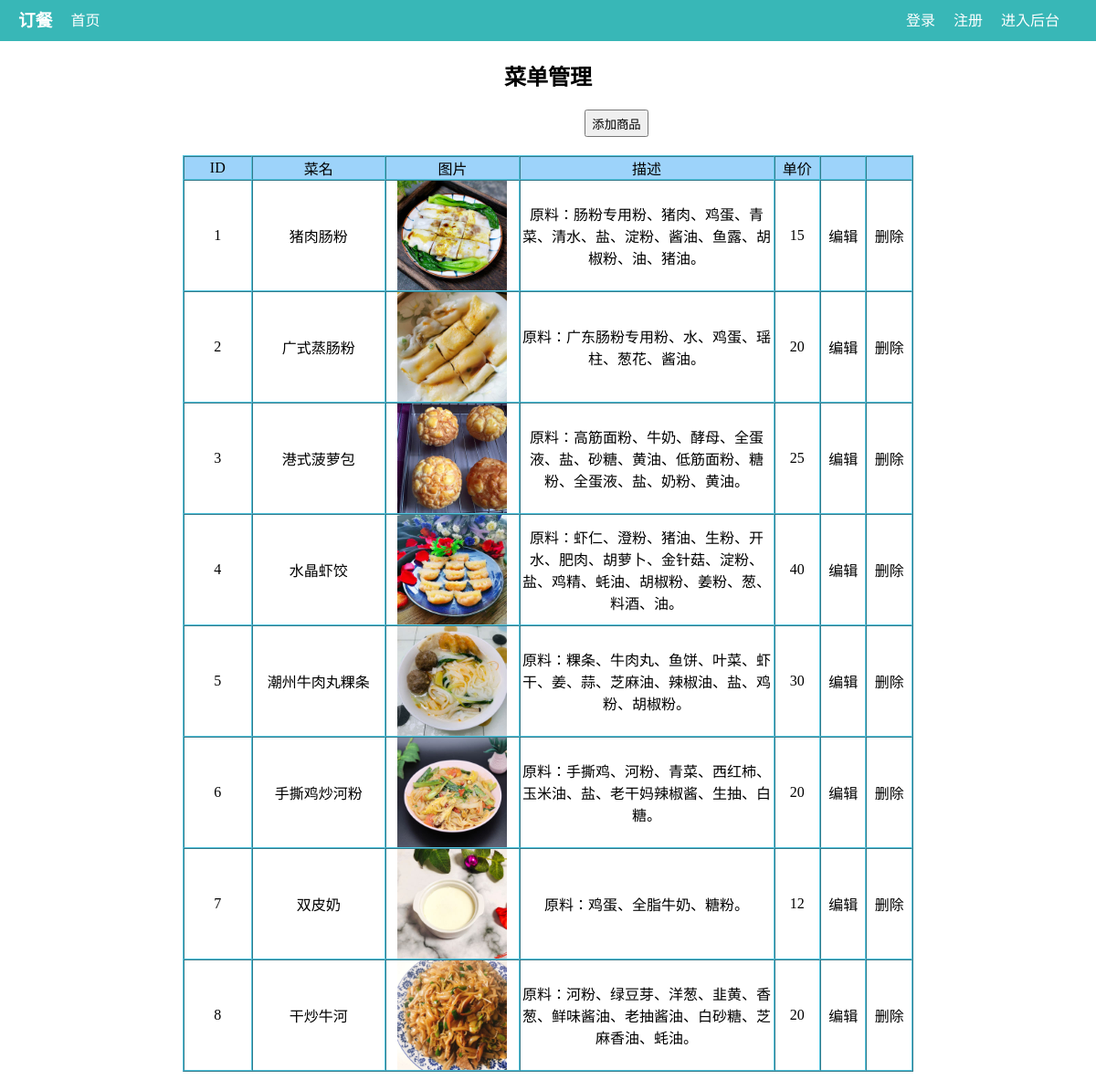
The app's page /menu_manage.php with its own data.
### tables this page shows
CREATE TABLE `food` (
  `id` int(4) NOT NULL auto_increment,
  `img_src` varchar(70) NOT NULL default '',
  `name` varchar(40)  NOT NULL default '',
  `introduce` varchar(100) NOT NULL default '',
  `price`  int(4) default NULL,
  PRIMARY KEY  (`id`)
);

### menu_manage.php (the view, shortened to what this page needs)
<?php
include('top.php');
?>
<h2 class='c'>菜单管理</h2>
<a class='k' href="food_add.php"><button >添加商品</button></a>
<table width="700" cellpadding="0" cellspacing="0"  border='1' class='c'>
    <tr class='t-f'>
        <td width="60">ID</td>
        <td width="120">菜名</td>
        <td width="120">图片</td>
        <td width="230">描述</td>
        <td width="40">单价</td>
        <td width="40"></td>
        <td width="40"></td>
    </tr>
    <?php
        $result = $conn->query("SELECT * FROM food ");
        while($a=$result->fetch_array(MYSQLI_ASSOC)){
    ?>
    <tr class='tu'>
        <td width="60"><?php echo $a["id"]?></td>
        <td width="120"><?php echo $a["name"]?></td>
        <td width="120"><img src="<?php echo $a['img_src']?>" alt=""></td>
        <td width="230"><?php echo $a["introduce"]?></td>
        <td width="40"><?php echo $a["price"]?></td>
        <td width="40" class='del'><a href="<?php echo "food_bianji.php?new=".$a['id'] ?>">编辑</a></td>
        <td width="40" class='del'><a href="<?php echo "del_menu.php?new=".$a['id'] ?>">删除</a></td>
    </tr>
    <?php
        }
    ?>
</table>

### top.php (shortened to what this page needs)
<div class='nav'>
  <ul class='nav-l'>
    <li class='w'><h3>订餐</h3></li>
    <li ><a class='w' href="index.php">首页</a></li>
  </ul>
  <ul class='nav-r'>
    <?php
        if(!isset($_SESSION['username']) && !isset($_SESSION['admin_name'])) { ?>
          <li ><a class='w' href="login.html">登录</a></li>
          <li ><a class='w' href="reg.html">注册</a></li>
          <li ><a class='w' href="login_admin.html">进入后台</a></li>
        <?php
        }
        ?>
  </ul>
</div>

### top.php (style rules this page uses)
* { margin:0; padding:0; }
a { text-decoration: none; color:black; }
.w { color:white; }
.nav { height:45px; background:#38B7B7; margin-bottom:20px; }
li { list-style:none; }
.nav li { line-height: 45px; float:left; }
.nav-l { float:left; margin-left:20px; }
.nav-l li { margin-right:20px; }
.nav-r { float:right; margin-right:20px; }
.nav-r li { margin-right:20px; }

### menu_manage.php (style rules this page uses)
.c { text-align:center; }
table { width:800px; margin:20px auto; border-color:#52C3DD; }
table img { width:120px; height:120px; }
table .tu { height:120px; }
table .t-f { background:#9DD3FA; }
.k { margin-left:640px; }
h2 { margin-bottom:20px; }
button { height:30px; width:70px; }

### records on screen
food: id "1", name "猪肉肠粉", img_src (picture), introduce "原料：肠粉专用粉、猪肉、鸡蛋、青菜、清水、盐、淀粉、酱油、鱼露、胡椒粉、油、猪油。", price "15"
food: id "2", name "广式蒸肠粉", img_src (picture), introduce "原料：广东肠粉专用粉、水、鸡蛋、瑶柱、葱花、酱油。", price "20"
food: id "3", name "港式菠萝包", img_src (picture), introduce "原料：高筋面粉、牛奶、酵母、全蛋液、盐、砂糖、黄油、低筋面粉、糖粉、全蛋液、盐、奶粉、黄油。", price "25"
food: id "4", name "水晶虾饺", img_src (picture), introduce "原料：虾仁、澄粉、猪油、生粉、开水、肥肉、胡萝卜、金针菇、淀粉、盐、鸡精、蚝油、胡椒粉、姜粉、葱、料酒、油。", price "40"
food: id "5", name "潮州牛肉丸粿条", img_src (picture), introduce "原料：粿条、牛肉丸、鱼饼、叶菜、虾干、姜、蒜、芝麻油、辣椒油、盐、鸡粉、胡椒粉。", price "30"
food: id "6", name "手撕鸡炒河粉", img_src (picture), introduce "原料：手撕鸡、河粉、青菜、西红柿、玉米油、盐、老干妈辣椒酱、生抽、白糖。", price "20"
food: id "7", name "双皮奶", img_src (picture), introduce "原料：鸡蛋、全脂牛奶、糖粉。", price "12"
food: id "8", name "干炒牛河", img_src (picture), introduce "原料：河粉、绿豆芽、洋葱、韭黄、香葱、鲜味酱油、老抽酱油、白砂糖、芝麻香油、蚝油。", price "20"
